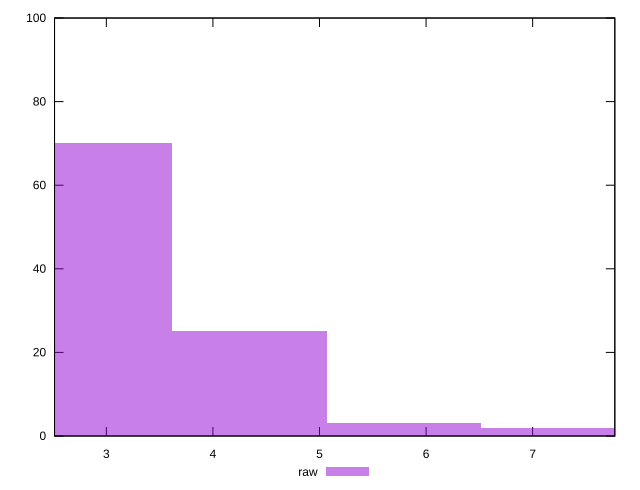

Here is the gnuplot script that generated this plot:
reset

$raw <<EOF
2.8956715030667524 70
4.343507254600128 25
5.791343006133505 3
7.239178757666881 2
EOF

set key outside below
set boxwidth 1.4478357515333762
set xrange [2.514:7.771]
set yrange [0:100]
set trange [0:100]
set style fill transparent solid 0.5 noborder
set terminal svg size 640, 490 enhanced background rgb 'white'
set output "report_00022_2021-02-20T12:08:46.964Z/server-response-time/samples/pages+cached+noadtech+nomedia/raw/histogram.svg"

plot $raw title "raw" with boxes

reset
